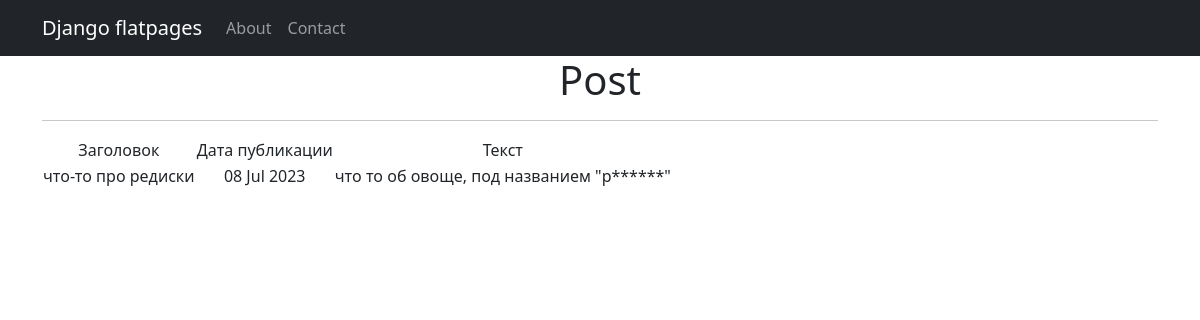
The app's page /posts/5 with its own data.
### newsportal/models.py (models this page shows, shortened)
class Post(models.Model):
    news = 'NE'
    article = 'AR'
    POST_TYPES = [
        (news, 'Новость'),
        (article, 'Статья'),
    ]
    time_in = models.DateTimeField(auto_now_add=True, verbose_name='Дата изменения')
    title = models.CharField(max_length = 255, default = 'Some Title', verbose_name='Заголовок')
    text = models.CharField(max_length = 2048, default = 'Some Text', verbose_name='Контент')
    rating = models.IntegerField(default = 0)
    news_or_post = models.CharField(max_length=2, choices=POST_TYPES, default=article, verbose_name='Вид поста')
    author = models.ForeignKey(Author, on_delete=models.CASCADE, verbose_name='Автор')
    categories = models.ManyToManyField(Category, through='PostCategory')

### newsportal/views.py (the view)
# urls.py: path('<int:pk>', PostDetail.as_view()),
class PostDetail(DetailView):
    model = Post
    template_name = 'post.html'
    context_object_name = 'post'

### newsportal/templatetags/custom_filters.py (called while the page is built)
@register.filter()
def censor(value: str):
    for a in ban_words:
        value = value.lower().replace(a.lower()[1:], '*'*len(a[1:]))
    return value

@register.filter()
def current_time(time, format_string='%d %b  %Y'):
    time = time.strftime(format_string)
    return time

### templates/post.html (shortened to what this page needs)
{% extends 'flatpages/default.html' %}
{% load custom_filters %}
{% block content %}
<h1>Post</h1>
<hr>
      <table>
          <tr>
              <td> Заголовок </td>
              <td> Дата публикации </td>
              <td> Текст </td>
          </tr>
          <tr>
              <td> {{ post.title|censor }} </td>
              <td> {{ post.time_in|current_time }} </td>
              <td> {{ post.text|censor }} </td>
          </tr>
      </table>
{% endblock content %}

### records on screen
Post: title|censor "что-то про редиски", time_in|current_time "08 Jul 2023", text|censor "что то об овоще, под названием \"р******\""
